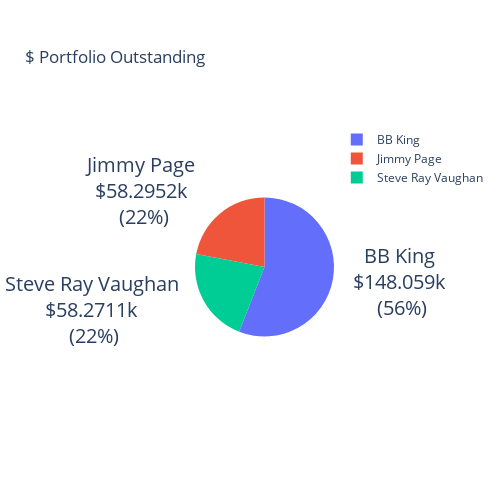

The notebook cell saved with this chart:
### Code cell
fig = go.Figure(data=[go.Pie(labels=portfolio['Staff Name'], values=portfolio['$ Portfolio Outstanding'])])

fig.update_layout(template="plotly_white",
    width=500,height=500,
    title="$ Portfolio Outstanding"
)

fig.update_traces(hoverinfo='label+value+percent', textinfo='value',texttemplate = "%{label} <br>%{value:$,s} <br>(%{percent})", textfont_size=20)

fig.show()

### Figure 1 — Plotly figure (JSON) as saved in the notebook; plotly's stock layout.template omitted (floating-point values rounded to 4 significant figures)
{"data": [{"hoverinfo": "label+value+percent", "labels": ["Jimmy Page", "BB King", "Steve Ray Vaughan"], "textfont": {"size": 20}, "textinfo": "value", "texttemplate": "%{label} <br>%{value:$,s} <br>(%{percent})", "type": "pie", "values": [58300.0, 148100.0, 58270.0]}], "layout": {"height": 500, "title": {"text": "$ Portfolio Outstanding"}, "width": 500}}
